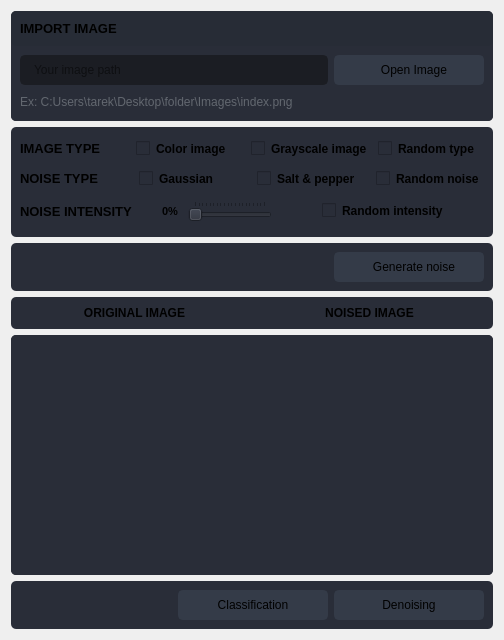
                  <widget class="QWidget" name="page_home">
                   <layout class="QVBoxLayout" name="verticalLayout_10">
                    <item>
                     <widget class="QFrame" name="frame_div_content_2">
                      <property name="minimumSize">
                       <size>
                        <width>0</width>
                        <height>110</height>
                       </size>
                      </property>
                      <property name="maximumSize">
                       <size>
                        <width>16777215</width>
                        <height>110</height>
                       </size>
                      </property>
                      <property name="styleSheet">
                       <string notr="true">background-color: rgb(41, 45, 56);
border-radius: 5px;
</string>
                      </property>
                      <property name="frameShape">
                       <enum>QFrame::NoFrame</enum>
                      </property>
                      <property name="frameShadow">
                       <enum>QFrame::Raised</enum>
                      </property>
                      <layout class="QVBoxLayout" name="verticalLayout_17">
                       <property name="spacing">
                        <number>0</number>
                       </property>
                       <property name="leftMargin">
                        <number>0</number>
                       </property>
                       <property name="topMargin">
                        <number>0</number>
                       </property>
                       <property name="rightMargin">
                        <number>0</number>
                       </property>
                       <property name="bottomMargin">
                        <number>0</number>
                       </property>
                       <item>
                        <widget class="QFrame" name="frame_title_wid_2">
                         <property name="maximumSize">
                          <size>
                           <width>16777215</width>
                           <height>35</height>
                          </size>
                         </property>
                         <property name="styleSheet">
                          <string notr="true">background-color: rgb(39, 44, 54);</string>
                         </property>
                         <property name="frameShape">
                          <enum>QFrame::StyledPanel</enum>
                         </property>
                         <property name="frameShadow">
                          <enum>QFrame::Raised</enum>
                         </property>
                         <layout class="QVBoxLayout" name="verticalLayout_18">
                          <item>
                           <widget class="QLabel" name="labelBoxBlenderInstalation_2">
                            <property name="font">
                             <font>
                              <family>Segoe UI</family>
                              <pointsize>10</pointsize>
                              <weight>75</weight>
                              <bold>true</bold>
                             </font>
                            </property>
                            <property name="styleSheet">
                             <string notr="true"/>
                            </property>
                            <property name="text">
                             <string>IMPORT IMAGE</string>
                            </property>
                           </widget>
                          </item>
                         </layout>
                        </widget>
                       </item>
                       <item>
                        <widget class="QFrame" name="frame_content_wid_2">
                         <property name="frameShape">
                          <enum>QFrame::NoFrame</enum>
                         </property>
                         <property name="frameShadow">
                          <enum>QFrame::Raised</enum>
                         </property>
                         <layout class="QHBoxLayout" name="horizontalLayout_13">
                          <property name="spacing">
                           <number>6</number>
                          </property>
                          <item>
                           <layout class="QGridLayout" name="gridLayout_3">
                            <property name="bottomMargin">
                             <number>0</number>
                            </property>
                            <item row="0" column="0">
                             <widget class="QLineEdit" name="edit_image_path">
                              <property name="minimumSize">
                               <size>
                                <width>0</width>
                                <height>30</height>
                               </size>
                              </property>
                              <property name="styleSheet">
                               <string notr="true">QLineEdit {
	background-color: rgb(27, 29, 35);
	border-radius: 5px;
	border: 2px solid rgb(27, 29, 35);
	padding-left: 10px;
}
QLineEdit:hover {
	border: 2px solid rgb(64, 71, 88);
}
QLineEdit:focus {
	border: 2px solid rgb(91, 101, 124);
}</string>
                              </property>
                              <property name="placeholderText">
                               <string>Your image path</string>
                              </property>
                             </widget>
                            </item>
                            <item row="0" column="1">
                             <widget class="QPushButton" name="btn_open_image">
                              <property name="minimumSize">
                               <size>
                                <width>150</width>
                                <height>30</height>
                               </size>
                              </property>
                              <property name="font">
                               <font>
                                <family>Segoe UI</family>
                                <pointsize>9</pointsize>
                               </font>
                              </property>
                              <property name="styleSheet">
                               <string notr="true">QPushButton {
	border: 2px solid rgb(52, 59, 72);
	border-radius: 5px;	
	background-color: rgb(52, 59, 72);
}
QPushButton:hover {
	background-color: rgb(57, 65, 80);
	border: 2px solid rgb(61, 70, 86);
}
QPushButton:pressed {	
	background-color: rgb(35, 40, 49);
	border: 2px solid rgb(43, 50, 61);
}</string>
                              </property>
                              <property name="text">
                               <string>   Open Image</string>
                              </property>
                              <property name="icon">
                               <iconset resource="files.qrc">
                                <normaloff>:/16x16/icons/16x16/cil-folder-open.png</normaloff>:/16x16/icons/16x16/cil-folder-open.png</iconset>
                              </property>
                             </widget>
                            </item>
                            <item row="1" column="0" colspan="2">
                             <widget class="QLabel" name="labelVersion_4">
                              <property name="styleSheet">
                               <string notr="true">color: rgb(98, 103, 111);</string>
                              </property>
                              <property name="lineWidth">
                               <number>1</number>
                              </property>
                              <property name="text">
                               <string>Ex: C:Users\tarek\Desktop\folder\Images\index.png</string>
                              </property>
                              <property name="alignment">
                               <set>Qt::AlignLeading|Qt::AlignLeft|Qt::AlignVCenter</set>
                              </property>
                             </widget>
                            </item>
                           </layout>
                          </item>
                         </layout>
                        </widget>
                       </item>
                      </layout>
                     </widget>
                    </item>
                    <item>
                     <widget class="QFrame" name="frame_div_content_3">
                      <property name="minimumSize">
                       <size>
                        <width>0</width>
                        <height>110</height>
                       </size>
                      </property>
                      <property name="maximumSize">
                       <size>
                        <width>16777215</width>
                        <height>110</height>
                       </size>
                      </property>
                      <property name="styleSheet">
                       <string notr="true">background-color: rgb(41, 45, 56);
border-radius: 5px;
</string>
                      </property>
                      <property name="frameShape">
                       <enum>QFrame::NoFrame</enum>
                      </property>
                      <property name="frameShadow">
                       <enum>QFrame::Plain</enum>
                      </property>
                      <property name="lineWidth">
                       <number>1</number>
                      </property>
                      <layout class="QVBoxLayout" name="verticalLayout_11" stretch="0,0,0">
                       <property name="spacing">
                        <number>10</number>
                       </property>
                       <property name="sizeConstraint">
                        <enum>QLayout::SetDefaultConstraint</enum>
                       </property>
                       <property name="bottomMargin">
                        <number>9</number>
                       </property>
                       <item>
                        <layout class="QHBoxLayout" name="horizontalLayout_15">
                         <item>
                          <widget class="QLabel" name="labelBoxBlenderInstalation_3">
                           <property name="font">
                            <font>
                             <family>Segoe UI</family>
                             <pointsize>10</pointsize>
                             <weight>75</weight>
                             <bold>true</bold>
                            </font>
                           </property>
                           <property name="styleSheet">
                            <string notr="true"/>
                           </property>
                           <property name="text">
                            <string>IMAGE TYPE</string>
                           </property>
                          </widget>
                         </item>
                         <item>
                          <widget class="QCheckBox" name="checkBox_type_rgb">
                           <property name="font">
                            <font>
                             <family>Segoe UI</family>
                             <weight>75</weight>
                             <bold>true</bold>
                            </font>
                           </property>
                           <property name="text">
                            <string>Color image</string>
                           </property>
                          </widget>
                         </item>
                         <item>
                          <widget class="QCheckBox" name="checkBox_type_gray">
                           <property name="font">
                            <font>
                             <family>Segoe UI</family>
                             <weight>75</weight>
                             <bold>true</bold>
                            </font>
                           </property>
                           <property name="text">
                            <string>Grayscale image</string>
                           </property>
                          </widget>
                         </item>
                         <item>
                          <widget class="QCheckBox" name="checkBox_type_rand">
                           <property name="font">
                            <font>
                             <family>Segoe UI</family>
                             <weight>75</weight>
                             <bold>true</bold>
                            </font>
                           </property>
                           <property name="text">
                            <string>Random type</string>
                           </property>
                          </widget>
                         </item>
                        </layout>
                       </item>
                       <item>
                        <layout class="QHBoxLayout" name="horizontalLayout_17">
                         <item>
                          <widget class="QLabel" name="label_4">
                           <property name="font">
                            <font>
                             <family>Segoe UI</family>
                             <pointsize>10</pointsize>
                             <weight>75</weight>
                             <bold>true</bold>
                            </font>
                           </property>
                           <property name="text">
                            <string>NOISE TYPE</string>
                           </property>
                          </widget>
                         </item>
                         <item>
                          <widget class="QCheckBox" name="checkBox_noise_gauss">
                           <property name="font">
                            <font>
                             <family>Segoe UI</family>
                             <weight>75</weight>
                             <bold>true</bold>
                            </font>
                           </property>
                           <property name="text">
                            <string>Gaussian</string>
                           </property>
                          </widget>
                         </item>
                         <item>
                          <widget class="QCheckBox" name="checkBox_noise_sp">
                           <property name="font">
                            <font>
                             <family>Segoe UI</family>
                             <weight>75</weight>
                             <bold>true</bold>
                            </font>
                           </property>
                           <property name="text">
                            <string>Salt &amp;&amp; pepper</string>
                           </property>
                          </widget>
                         </item>
                         <item>
                          <widget class="QCheckBox" name="checkBox_noise_rand">
                           <property name="font">
                            <font>
                             <family>Segoe UI</family>
                             <weight>75</weight>
                             <bold>true</bold>
                            </font>
                           </property>
                           <property name="text">
                            <string>Random noise</string>
                           </property>
                          </widget>
                         </item>
                        </layout>
                       </item>
                       <item>
                        <layout class="QHBoxLayout" name="horizontalLayout_18">
                         <item>
                          <widget class="QLabel" name="label_5">
                           <property name="font">
                            <font>
                             <family>Segoe UI</family>
                             <pointsize>10</pointsize>
                             <weight>75</weight>
                             <bold>true</bold>
                            </font>
                           </property>
                           <property name="text">
                            <string>NOISE INTENSITY</string>
                           </property>
                          </widget>
                         </item>
                         <item>
                          <spacer name="horizontalSpacer">
                           <property name="orientation">
                            <enum>Qt::Horizontal</enum>
                           </property>
                           <property name="sizeHint" stdset="0">
                            <size>
                             <width>20</width>
                             <height>20</height>
                            </size>
                           </property>
                          </spacer>
                         </item>
                         <item>
                          <widget class="QLabel" name="label_intensity">
                           <property name="font">
                            <font>
                             <family>Segoe UI</family>
                             <pointsize>8</pointsize>
                             <weight>75</weight>
                             <bold>true</bold>
                            </font>
                           </property>
                           <property name="text">
                            <string>0%</string>
                           </property>
                          </widget>
                         </item>
                         <item>
                          <widget class="QSlider" name="slider_intensity">
                           <property name="acceptDrops">
                            <bool>true</bool>
                           </property>
                           <property name="autoFillBackground">
                            <bool>false</bool>
                           </property>
                           <property name="maximum">
                            <number>95</number>
                           </property>
                           <property name="singleStep">
                            <number>5</number>
                           </property>
                           <property name="pageStep">
                            <number>5</number>
                           </property>
                           <property name="orientation">
                            <enum>Qt::Horizontal</enum>
                           </property>
                           <property name="invertedAppearance">
                            <bool>false</bool>
                           </property>
                           <property name="invertedControls">
                            <bool>false</bool>
                           </property>
                           <property name="tickPosition">
                            <enum>QSlider::TicksAbove</enum>
                           </property>
                           <property name="tickInterval">
                            <number>5</number>
                           </property>
                          </widget>
                         </item>
                         <item>
                          <spacer name="horizontalSpacer_3">
                           <property name="orientation">
                            <enum>Qt::Horizontal</enum>
                           </property>
                           <property name="sizeHint" stdset="0">
                            <size>
                             <width>40</width>
                             <height>20</height>
                            </size>
                           </property>
                          </spacer>
                         </item>
                         <item>
                          <widget class="QCheckBox" name="checkBox_intensity_rand">
                           <property name="font">
                            <font>
                             <family>Segoe UI</family>
                             <weight>75</weight>
                             <bold>true</bold>
                            </font>
                           </property>
                           <property name="text">
                            <string>Random intensity</string>
                           </property>
                          </widget>
                         </item>
                         <item>
                          <spacer name="horizontalSpacer_2">
                           <property name="orientation">
                            <enum>Qt::Horizontal</enum>
                           </property>
                           <property name="sizeHint" stdset="0">
                            <size>
                             <width>40</width>
                             <height>20</height>
                            </size>
                           </property>
                          </spacer>
                         </item>
                        </layout>
                       </item>
                      </layout>
                     </widget>
                    </item>
                    <item>
                     <widget class="QFrame" name="verticalFrame">
                      <property name="styleSheet">
                       <string notr="true">background-color: rgb(41, 45, 56);
border-radius: 5px;
</string>
                      </property>
                      <layout class="QVBoxLayout" name="verticalLayout_13">
                       <item>
                        <layout class="QHBoxLayout" name="horizontalLayout_9">
                         <item>
                          <spacer name="horizontalSpacer_4">
                           <property name="orientation">
                            <enum>Qt::Horizontal</enum>
                           </property>
                           <property name="sizeHint" stdset="0">
                            <size>
                             <width>40</width>
                             <height>20</height>
                            </size>
                           </property>
                          </spacer>
                         </item>
                         <item>
                          <widget class="QPushButton" name="btn_generate_noise">
                           <property name="minimumSize">
                            <size>
                             <width>150</width>
                             <height>30</height>
                            </size>
                           </property>
                           <property name="font">
                            <font>
                             <family>Segoe UI</family>
                             <pointsize>9</pointsize>
                            </font>
                           </property>
                           <property name="styleSheet">
                            <string notr="true">QPushButton {
	border: 2px solid rgb(52, 59, 72);
	border-radius: 5px;	
	background-color: rgb(52, 59, 72);
}
QPushButton:hover {
	background-color: rgb(57, 65, 80);
	border: 2px solid rgb(61, 70, 86);
}
QPushButton:pressed {	
	background-color: rgb(35, 40, 49);
	border: 2px solid rgb(43, 50, 61);
}</string>
                           </property>
                           <property name="text">
                            <string>   Generate noise</string>
                           </property>
                           <property name="icon">
                            <iconset>
                             <normaloff>QPushButton {</normaloff>QPushButton {</iconset>
                           </property>
                          </widget>
                         </item>
                        </layout>
                       </item>
                      </layout>
                     </widget>
                    </item>
                    <item>
                     <widget class="QFrame" name="horizontalFrame_2">
                      <property name="styleSheet">
                       <string notr="true">background-color: rgb(41, 45, 56);
border-radius: 5px;
</string>
                      </property>
                      <layout class="QHBoxLayout" name="horizontalLayout_11">
                       <item>
                        <widget class="QLabel" name="label_6">
                         <property name="font">
                          <font>
                           <family>Segoe UI</family>
                           <pointsize>9</pointsize>
                           <weight>75</weight>
                           <bold>true</bold>
                          </font>
                         </property>
                         <property name="text">
                          <string>ORIGINAL IMAGE</string>
                         </property>
                         <property name="alignment">
                          <set>Qt::AlignCenter</set>
                         </property>
                        </widget>
                       </item>
                       <item>
                        <widget class="QLabel" name="label_3">
                         <property name="font">
                          <font>
                           <family>Segoe UI</family>
                           <pointsize>9</pointsize>
                           <weight>75</weight>
                           <bold>true</bold>
                          </font>
                         </property>
                         <property name="text">
                          <string>NOISED IMAGE</string>
                         </property>
                         <property name="alignment">
                          <set>Qt::AlignCenter</set>
                         </property>
                        </widget>
                       </item>
                      </layout>
                     </widget>
                    </item>
                    <item>
                     <widget class="QScrollArea" name="scrollArea">
                      <property name="minimumSize">
                       <size>
                        <width>0</width>
                        <height>240</height>
                       </size>
                      </property>
                      <property name="styleSheet">
                       <string notr="true">background-color: rgb(41, 45, 56);
border-radius: 5px;
</string>
                      </property>
                      <property name="frameShape">
                       <enum>QFrame::NoFrame</enum>
                      </property>
                      <property name="widgetResizable">
                       <bool>true</bool>
                      </property>
                      <property name="alignment">
                       <set>Qt::AlignHCenter|Qt::AlignTop</set>
                      </property>
                      <widget class="QWidget" name="scrollAreaWidgetContents_2">
                       <property name="geometry">
                        <rect>
                         <x>0</x>
                         <y>0</y>
                         <width>554</width>
                         <height>292</height>
                        </rect>
                       </property>
                       <property name="styleSheet">
                        <string notr="true"/>
                       </property>
                       <layout class="QVBoxLayout" name="verticalLayout_8">
                        <item>
                         <widget class="QFrame" name="horizontalFrame_3">
                          <property name="styleSheet">
                           <string notr="true"/>
                          </property>
                          <layout class="QHBoxLayout" name="horizontalLayout_12">
                           <item>
                            <widget class="QLabel" name="image_original">
                             <property name="minimumSize">
                              <size>
                               <width>0</width>
                               <height>0</height>
                              </size>
                             </property>
                             <property name="text">
                              <string/>
                             </property>
                             <property name="pixmap">
                              <pixmap>icons/empty.png</pixmap>
                             </property>
                             <property name="scaledContents">
                              <bool>false</bool>
                             </property>
                             <property name="alignment">
                              <set>Qt::AlignCenter</set>
                             </property>
                            </widget>
                           </item>
                           <item>
                            <widget class="QLabel" name="image_noised">
                             <property name="frameShape">
                              <enum>QFrame::StyledPanel</enum>
                             </property>
                             <property name="midLineWidth">
                              <number>5</number>
                             </property>
                             <property name="text">
                              <string/>
                             </property>
                             <property name="pixmap">
                              <pixmap>icons/empty.png</pixmap>
                             </property>
                             <property name="alignment">
                              <set>Qt::AlignCenter</set>
                             </property>
                            </widget>
                           </item>
                          </layout>
                         </widget>
                        </item>
                       </layout>
                      </widget>
                     </widget>
                    </item>
                    <item>
                     <widget class="QFrame" name="horizontalFrame_2">
                      <property name="styleSheet">
                       <string notr="true">background-color: rgb(41, 45, 56);
border-radius: 5px;
</string>
                      </property>
                      <layout class="QHBoxLayout" name="horizontalLayout_14">
                       <item>
                        <spacer name="horizontalSpacer_5">
                         <property name="orientation">
                          <enum>Qt::Horizontal</enum>
                         </property>
                         <property name="sizeHint" stdset="0">
                          <size>
                           <width>40</width>
                           <height>20</height>
                          </size>
                         </property>
                        </spacer>
                       </item>
                       <item>
                        <widget class="QPushButton" name="btn_classification">
                         <property name="minimumSize">
                          <size>
                           <width>150</width>
                           <height>30</height>
                          </size>
                         </property>
                         <property name="font">
                          <font>
                           <family>Segoe UI</family>
                           <pointsize>9</pointsize>
                          </font>
                         </property>
                         <property name="styleSheet">
                          <string notr="true">QPushButton {
	border: 2px solid rgb(52, 59, 72);
	border-radius: 5px;	
	background-color: rgb(52, 59, 72);
}
QPushButton:hover {
	background-color: rgb(57, 65, 80);
	border: 2px solid rgb(61, 70, 86);
}
QPushButton:pressed {	
	background-color: rgb(35, 40, 49);
	border: 2px solid rgb(43, 50, 61);
}</string>
                         </property>
                         <property name="text">
                          <string>Classification</string>
                         </property>
                        </widget>
                       </item>
                       <item>
                        <widget class="QPushButton" name="btn_denoising">
                         <property name="minimumSize">
                          <size>
                           <width>150</width>
                           <height>30</height>
                          </size>
                         </property>
                         <property name="font">
                          <font>
                           <family>Segoe UI</family>
                           <pointsize>9</pointsize>
                          </font>
                         </property>
                         <property name="styleSheet">
                          <string notr="true">QPushButton {
	border: 2px solid rgb(52, 59, 72);
	border-radius: 5px;	
	background-color: rgb(52, 59, 72);
}
QPushButton:hover {
	background-color: rgb(57, 65, 80);
	border: 2px solid rgb(61, 70, 86);
}
QPushButton:pressed {	
	background-color: rgb(35, 40, 49);
	border: 2px solid rgb(43, 50, 61);
}</string>
                         </property>
                         <property name="text">
                          <string>Denoising</string>
                         </property>
                        </widget>
                       </item>
                      </layout>
                     </widget>
                    </item>
                   </layout>
                  </widget>
